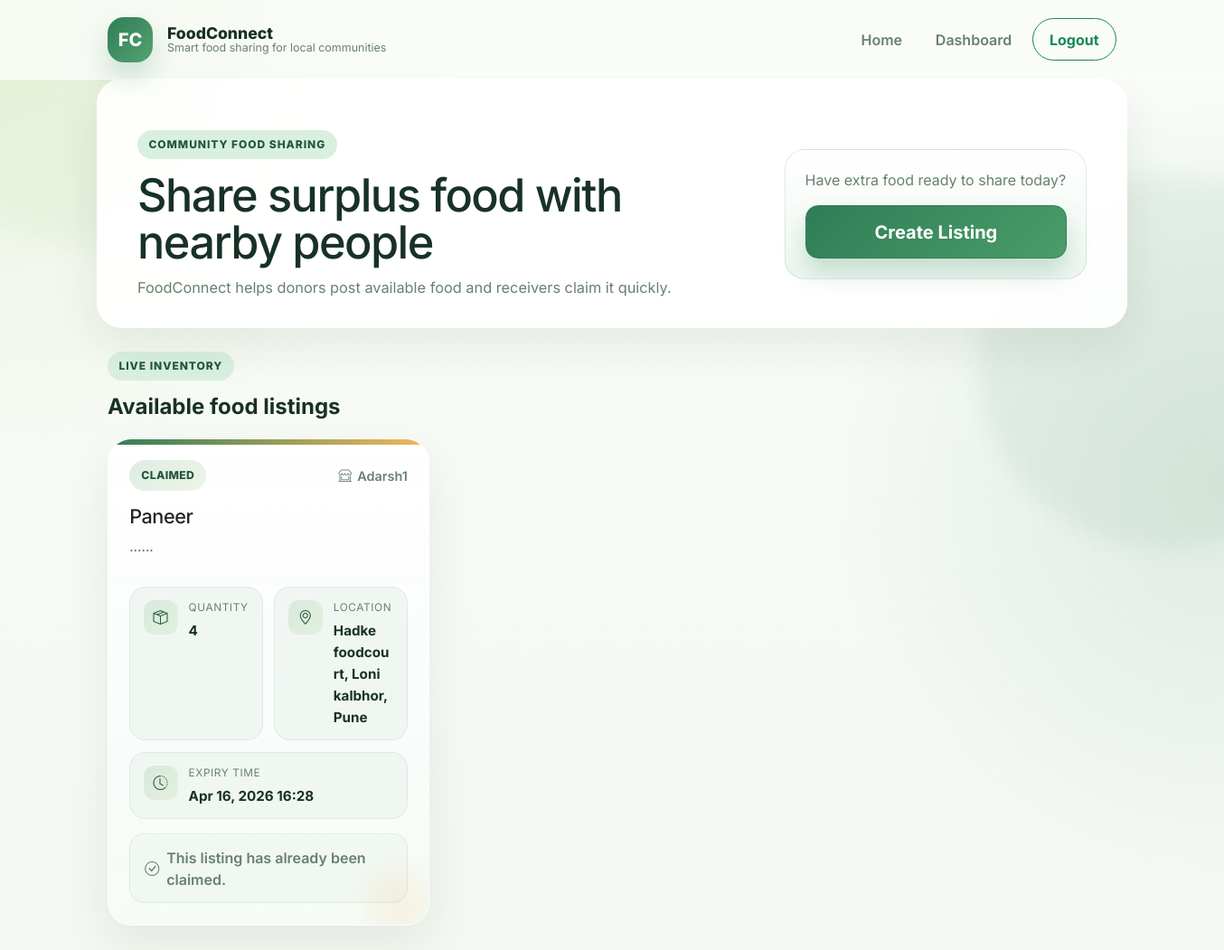
Screenshot of / (signed in) with the database file from the repository.
### food/models.py (models this page shows, shortened)
class FoodListing(models.Model):
    AVAILABLE = 'available'
    CLAIMED = 'claimed'
    STATUS_CHOICES = [
        (AVAILABLE, 'Available'),
        (CLAIMED, 'Claimed'),
    ]
    donor = models.ForeignKey(
        settings.AUTH_USER_MODEL,
        on_delete=models.CASCADE,
        related_name='food_listings',
    )
    title = models.CharField(max_length=150)
    description = models.TextField()
    quantity = models.CharField(max_length=100)
    pickup_location = models.CharField(max_length=200)
    latitude = models.DecimalField(max_digits=9, decimal_places=6, null=True, blank=True)
    longitude = models.DecimalField(max_digits=9, decimal_places=6, null=True, blank=True)
    expiry_date = models.DateTimeField()
    status = models.CharField(max_length=20, choices=STATUS_CHOICES, default=AVAILABLE)
    created_at = models.DateTimeField(auto_now_add=True)
    class Meta:
        ordering = ['-created_at']

### accounts/models.py (models this page shows, shortened)
class User(AbstractUser):
    DONOR = 'donor'
    RECEIVER = 'receiver'
    ROLE_CHOICES = [
        (DONOR, 'Donor'),
        (RECEIVER, 'Receiver'),
    ]
    role = models.CharField(max_length=20, choices=ROLE_CHOICES)

### food/views.py (the view)
# urls.py: path('', home_view, name='home'),
def home_view(request):
    listings = FoodListing.objects.select_related('donor').filter(expiry_date__gt=timezone.now()).order_by('-created_at')
    claim_forms = {}
    if request.user.is_authenticated and getattr(request.user, 'role', None) == 'receiver':
        claim_forms = {listing.id: FoodClaimForm(prefix=f'claim-{listing.id}') for listing in listings if listing.status == FoodListing.AVAILABLE}
    return render(
        request,
        'food/home.html',
        {
            'listings': listings,
            'claim_forms': claim_forms,
        },
    )

### templates/food/home.html (shortened to what this page needs)
{% extends 'base.html' %}
{% load food_extras %}
{% block content %}
<section class="hero surface-panel row align-items-center g-4">
    <div class="col-lg-8 hero-copy">
        <span class="eyebrow">Community food sharing</span>
        <h1>Share surplus food with nearby people</h1>
        <p>FoodConnect helps donors post available food and receivers claim it quickly.</p>
    </div>
    <div class="col-lg-4">
        {% if user.is_authenticated and user.role == 'donor' %}
            <div class="hero-cta-card">
                <p class="mb-3">Have extra food ready to share today?</p>
                <a class="btn btn-success btn-lg w-100 ui-btn" href="{% url 'create_listing' %}">Create Listing</a>
            </div>
        {% else %}
            <div class="hero-stat">
                <strong>{{ listings|length }}</strong>
                <span>active community listings</span>
            </div>
        {% endif %}
    </div>
</section>
<section class="section-heading d-flex justify-content-between align-items-end">
    <div>
        <span class="eyebrow">Live inventory</span>
        <h2>Available food listings</h2>
    </div>
</section>
<section class="row g-4 listing-grid">
    {% for listing in listings %}
        <div class="col-md-6 col-xl-4">
            <article class="card listing-card listing-card-modern fade-card h-100">
                <div class="card-body d-flex flex-column">
                    <div class="listing-card-top">
                        <span class="listing-chip">{{ listing.get_status_display }}</span>
                        <span class="listing-donor"><i class="bi bi-shop-window"></i> {{ listing.donor.username }}</span>
                    </div>
                    <div class="listing-copy">
                        <h2 class="listing-title">{{ listing.title }}</h2>
                        <p class="listing-description flex-grow-1">{{ listing.description }}</p>
                    </div>
                    <div class="listing-meta-grid">
                        <div class="listing-meta-item">
                            <span class="listing-meta-icon"><i class="bi bi-box-seam"></i></span>
                            <div>
                                <small>Quantity</small>
                                <strong>{{ listing.quantity }}</strong>
                            </div>
                        </div>
                        <div class="listing-meta-item">
                            <span class="listing-meta-icon"><i class="bi bi-geo-alt"></i></span>
                            <div>
                                <small>Location</small>
                                <strong>{{ listing.pickup_location }}</strong>
                            </div>
                        </div>
                        <div class="listing-meta-item listing-meta-item-wide">
                            <span class="listing-meta-icon"><i class="bi bi-clock-history"></i></span>
                            <div>
                                <small>Expiry time</small>
                                <strong>{{ listing.expiry_date|date:"M d, Y H:i" }}</strong>
                            </div>
                        </div>
                    </div>
                    {% if user.is_authenticated and user.role == 'receiver' and listing.status == 'available' %}
                        <form method="post" action="{% url 'claim_listing' listing.pk %}" class="stack-form mt-3 listing-card-action">
                            {% csrf_token %}
                            {{ claim_forms|get_item:listing.id }}
                            <button type="submit" class="btn btn-success ui-btn w-100">
                                <i class="bi bi-bag-check me-2"></i>Request Food
                            </button>
                        </form>
                    {% elif listing.status == 'claimed' %}
                        <p class="claimed-note mt-3 mb-0 listing-card-note"><i class="bi bi-check-circle me-2"></i>This listing has already been claimed.</p>
                    {% elif not user.is_authenticated %}
                        <p class="muted mt-3 mb-0 listing-card-note"><i class="bi bi-person-lock me-2"></i>Log in as a receiver to claim food.</p>
                    {% endif %}
                </div>
            </article>
        </div>
    {% endfor %}
</section>
{% endblock %}

### rows the page displays
FoodListing: status "CLAIMED", donor.username "Adarsh1", title "Paneer", description "......", quantity "4", pickup_location "Hadke foodcourt, Loni kalbhor, Pune", expiry_date "Apr 16, 2026 16:28", shows "This listing has already been claimed."
